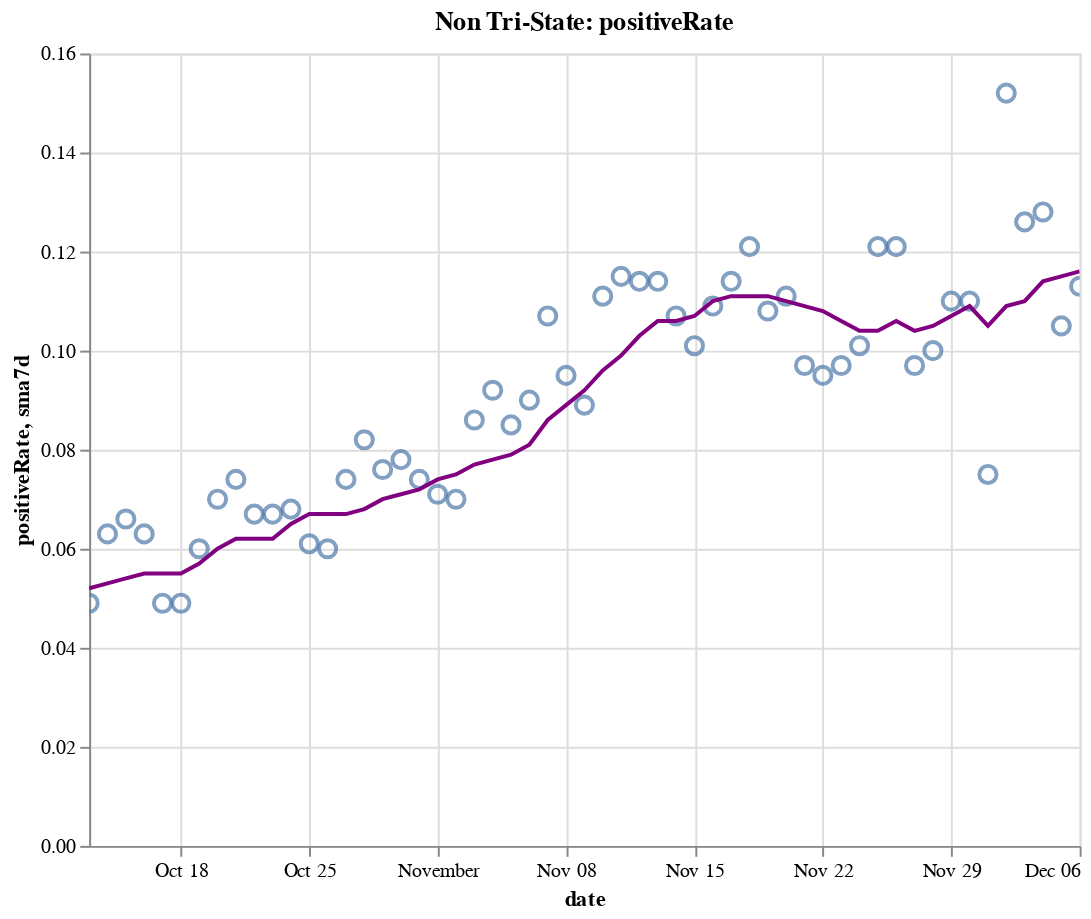

Here is the notebook cell this chart was saved with:
### Code cell
create_plot(non_tristate, 'positiveRate')

### Figure 1 — Vega-Lite specification as saved in the notebook (floating-point values rounded to 4 significant figures)
{"config": {"view": {"continuousWidth": 400, "continuousHeight": 300}}, "layer": [{"layer": [{"mark": {"type": "point", "size": 75}, "encoding": {"tooltip": [{"type": "temporal", "field": "date"}, {"type": "quantitative", "field": "positiveRate"}, {"type": "quantitative", "field": "sma7d"}], "x": {"type": "temporal", "field": "date"}, "y": {"type": "quantitative", "field": "positiveRate"}}, "selection": {"selector016": {"type": "interval", "bind": "scales", "encodings": ["x", "y"]}}}, {"mark": {"type": "line", "color": "purple"}, "encoding": {"x": {"type": "temporal", "field": "date"}, "y": {"type": "quantitative", "field": "sma7d"}}}]}, {"mark": {"type": "rule", "color": "#aaa"}, "encoding": {"x": {"type": "temporal", "field": "date"}}, "transform": [{"filter": {"selection": "selector015"}}]}, {"mark": "circle", "encoding": {"opacity": {"condition": {"value": 1, "selection": "selector015"}, "value": 0}, "tooltip": [{"type": "temporal", "field": "date"}, {"type": "quantitative", "field": "positiveRate"}, {"type": "quantitative", "field": "sma7d"}], "x": {"type": "temporal", "field": "date"}, "y": {"type": "quantitative", "field": "positiveRate"}}, "selection": {"selector015": {"type": "single", "encodings": ["x"], "on": "mouseover", "nearest": true, "empty": "none"}}}, {"mark": {"type": "text", "align": "left", "dx": 5, "dy": -5, "stroke": "white", "strokeWidth": 2}, "encoding": {"text": {"type": "quantitative", "field": "positiveRate"}, "tooltip": [{"type": "temporal", "field": "date"}, {"type": "quantitative", "field": "positiveRate"}, {"type": "quantitative", "field": "sma7d"}], "x": {"type": "temporal", "field": "date"}, "y": {"type": "quantitative", "field": "positiveRate"}}, "transform": [{"filter": {"selection": "selector015"}}]}, {"mark": {"type": "text", "align": "left", "dx": 5, "dy": -5}, "encoding": {"text": {"type": "quantitative", "field": "positiveRate"}, "tooltip": [{"type": "temporal", "field": "date"}, {"type": "quantitative", "field": "positiveRate"}, {"type": "quantitative", "field": "sma7d"}], "x": {"type": "temporal", "field": "date"}, "y": {"type": "quantitative", "field": "positiveRate"}}, "transform": [{"filter": {"selection": "selector015"}}]}], "data": {"name": "data-e9111c747d017ec457322fc83e358944"}, "height": 400, "title": "Non Tri-State: positiveRate", "width": 500, "$schema": "https://vega.github.io/schema/vega-lite/v4.8.1.json", "datasets": {"data-e9111c747d017ec457322fc83e358944": [{"date": "2020-10-13T00:00:00", "totalTestResultsIncrease": 938400.0, "positiveIncrease": 45890.0, "death": 161400.0, "deathIncrease": 679.0, "positiveRate": 0.049, "state": "Non Tri-State", "sma7d": 0.052}, {"date": "2020-10-14T00:00:00", "totalTestResultsIncrease": 860500.0, "positiveIncrease": 53780.0, "death": 162200.0, "deathIncrease": 787.0, "positiveRate": 0.063, "state": "Non Tri-State", "sma7d": 0.053}, {"date": "2020-10-15T00:00:00", "totalTestResultsIncrease": 926800.0, "positiveIncrease": 60800.0, "death": 163100.0, "deathIncrease": 908.0, "positiveRate": 0.066, "state": "Non Tri-State", "sma7d": 0.054}, {"date": "2020-10-16T00:00:00", "totalTestResultsIncrease": 1031000.0, "positiveIncrease": 64930.0, "death": 164000.0, "deathIncrease": 880.0, "positiveRate": 0.063, "state": "Non Tri-State", "sma7d": 0.055}, {"date": "2020-10-17T00:00:00", "totalTestResultsIncrease": 1104000.0, "positiveIncrease": 54610.0, "death": 164700.0, "deathIncrease": 762.0, "positiveRate": 0.049, "state": "Non Tri-State", "sma7d": 0.055}, {"date": "2020-10-18T00:00:00", "totalTestResultsIncrease": 921600.0, "positiveIncrease": 45620.0, "death": 165100.0, "deathIncrease": 388.0, "positiveRate": 0.049, "state": "Non Tri-State", "sma7d": 0.055}, {"date": "2020-10-19T00:00:00", "totalTestResultsIncrease": 900100.0, "positiveIncrease": 53730.0, "death": 165500.0, "deathIncrease": 426.0, "positiveRate": 0.06, "state": "Non Tri-State", "sma7d": 0.057}, {"date": "2020-10-20T00:00:00", "totalTestResultsIncrease": 829900.0, "positiveIncrease": 57930.0, "death": 166300.0, "deathIncrease": 806.0, "positiveRate": 0.07, "state": "Non Tri-State", "sma7d": 0.06}, {"date": "2020-10-21T00:00:00", "totalTestResultsIncrease": 772300.0, "positiveIncrease": 57490.0, "death": 167300.0, "deathIncrease": 986.0, "positiveRate": 0.074, "state": "Non Tri-State", "sma7d": 0.062}, {"date": "2020-10-22T00:00:00", "totalTestResultsIncrease": 1039000.0, "positiveIncrease": 69550.0, "death": 168400.0, "deathIncrease": 1091.0, "positiveRate": 0.067, "state": "Non Tri-State", "sma7d": 0.062}, {"date": "2020-10-23T00:00:00", "totalTestResultsIncrease": 1178000.0, "positiveIncrease": 78970.0, "death": 169300.0, "deathIncrease": 905.0, "positiveRate": 0.067, "state": "Non Tri-State", "sma7d": 0.062}, {"date": "2020-10-24T00:00:00", "totalTestResultsIncrease": 1165000.0, "positiveIncrease": 79320.0, "death": 170200.0, "deathIncrease": 869.0, "positiveRate": 0.068, "state": "Non Tri-State", "sma7d": 0.065}, {"date": "2020-10-25T00:00:00", "totalTestResultsIncrease": 1021000.0, "positiveIncrease": 62130.0, "death": 170600.0, "deathIncrease": 366.0, "positiveRate": 0.061, "state": "Non Tri-State", "sma7d": 0.067}, {"date": "2020-10-26T00:00:00", "totalTestResultsIncrease": 967400.0, "positiveIncrease": 58070.0, "death": 170900.0, "deathIncrease": 371.0, "positiveRate": 0.06, "state": "Non Tri-State", "sma7d": 0.067}, {"date": "2020-10-27T00:00:00", "totalTestResultsIncrease": 916900.0, "positiveIncrease": 67910.0, "death": 171800.0, "deathIncrease": 883.0, "positiveRate": 0.074, "state": "Non Tri-State", "sma7d": 0.067}, {"date": "2020-10-28T00:00:00", "totalTestResultsIncrease": 913400.0, "positiveIncrease": 74560.0, "death": 172800.0, "deathIncrease": 1002.0, "positiveRate": 0.082, "state": "Non Tri-State", "sma7d": 0.068}, {"date": "2020-10-29T00:00:00", "totalTestResultsIncrease": 1093000.0, "positiveIncrease": 83360.0, "death": 173800.0, "deathIncrease": 1005.0, "positiveRate": 0.076, "state": "Non Tri-State", "sma7d": 0.07}, {"date": "2020-10-30T00:00:00", "totalTestResultsIncrease": 1184000.0, "positiveIncrease": 92250.0, "death": 174700.0, "deathIncrease": 921.0, "positiveRate": 0.078, "state": "Non Tri-State", "sma7d": 0.071}, {"date": "2020-10-31T00:00:00", "totalTestResultsIncrease": 1172000.0, "positiveIncrease": 87170.0, "death": 175700.0, "deathIncrease": 949.0, "positiveRate": 0.074, "state": "Non Tri-State", "sma7d": 0.072}, {"date": "2020-11-01T00:00:00", "totalTestResultsIncrease": 977200.0, "positiveIncrease": 69850.0, "death": 176100.0, "deathIncrease": 374.0, "positiveRate": 0.071, "state": "Non Tri-State", "sma7d": 0.074}, {"date": "2020-11-02T00:00:00", "totalTestResultsIncrease": 1087000.0, "positiveIncrease": 76400.0, "death": 176500.0, "deathIncrease": 463.0, "positiveRate": 0.07, "state": "Non Tri-State", "sma7d": 0.075}, {"date": "2020-11-03T00:00:00", "totalTestResultsIncrease": 956000.0, "positiveIncrease": 82520.0, "death": 178000.0, "deathIncrease": 1481.0, "positiveRate": 0.086, "state": "Non Tri-State", "sma7d": 0.077}, {"date": "2020-11-04T00:00:00", "totalTestResultsIncrease": 1053000.0, "positiveIncrease": 97230.0, "death": 179100.0, "deathIncrease": 1068.0, "positiveRate": 0.092, "state": "Non Tri-State", "sma7d": 0.078}, {"date": "2020-11-05T00:00:00", "totalTestResultsIncrease": 1299000.0, "positiveIncrease": 109800.0, "death": 180200.0, "deathIncrease": 1099.0, "positiveRate": 0.085, "state": "Non Tri-State", "sma7d": 0.079}, {"date": "2020-11-06T00:00:00", "totalTestResultsIncrease": 1328000.0, "positiveIncrease": 119300.0, "death": 181300.0, "deathIncrease": 1127.0, "positiveRate": 0.09, "state": "Non Tri-State", "sma7d": 0.081}, {"date": "2020-11-07T00:00:00", "totalTestResultsIncrease": 1150000.0, "positiveIncrease": 122400.0, "death": 182400.0, "deathIncrease": 1092.0, "positiveRate": 0.107, "state": "Non Tri-State", "sma7d": 0.086}, {"date": "2020-11-08T00:00:00", "totalTestResultsIncrease": 1105000.0, "positiveIncrease": 104800.0, "death": 182900.0, "deathIncrease": 473.0, "positiveRate": 0.095, "state": "Non Tri-State", "sma7d": 0.089}, {"date": "2020-11-09T00:00:00", "totalTestResultsIncrease": 1243000.0, "positiveIncrease": 110900.0, "death": 183400.0, "deathIncrease": 513.0, "positiveRate": 0.089, "state": "Non Tri-State", "sma7d": 0.092}, {"date": "2020-11-10T00:00:00", "totalTestResultsIncrease": 1097000.0, "positiveIncrease": 121900.0, "death": 184700.0, "deathIncrease": 1298.0, "positiveRate": 0.111, "state": "Non Tri-State", "sma7d": 0.096}, {"date": "2020-11-11T00:00:00", "totalTestResultsIncrease": 1173000.0, "positiveIncrease": 135200.0, "death": 186200.0, "deathIncrease": 1518.0, "positiveRate": 0.115, "state": "Non Tri-State", "sma7d": 0.099}, {"date": "2020-11-12T00:00:00", "totalTestResultsIncrease": 1249000.0, "positiveIncrease": 142600.0, "death": 187300.0, "deathIncrease": 1061.0, "positiveRate": 0.114, "state": "Non Tri-State", "sma7d": 0.103}, {"date": "2020-11-13T00:00:00", "totalTestResultsIncrease": 1406000.0, "positiveIncrease": 160600.0, "death": 188500.0, "deathIncrease": 1206.0, "positiveRate": 0.114, "state": "Non Tri-State", "sma7d": 0.106}, {"date": "2020-11-14T00:00:00", "totalTestResultsIncrease": 1436000.0, "positiveIncrease": 153800.0, "death": 189700.0, "deathIncrease": 1281.0, "positiveRate": 0.107, "state": "Non Tri-State", "sma7d": 0.106}, {"date": "2020-11-15T00:00:00", "totalTestResultsIncrease": 1354000.0, "positiveIncrease": 136200.0, "death": 190400.0, "deathIncrease": 639.0, "positiveRate": 0.101, "state": "Non Tri-State", "sma7d": 0.107}, {"date": "2020-11-16T00:00:00", "totalTestResultsIncrease": 1273000.0, "positiveIncrease": 138500.0, "death": 190900.0, "deathIncrease": 557.0, "positiveRate": 0.109, "state": "Non Tri-State", "sma7d": 0.11}, {"date": "2020-11-17T00:00:00", "totalTestResultsIncrease": 1285000.0, "positiveIncrease": 145900.0, "death": 192400.0, "deathIncrease": 1475.0, "positiveRate": 0.114, "state": "Non Tri-State", "sma7d": 0.111}, {"date": "2020-11-18T00:00:00", "totalTestResultsIncrease": 1259000.0, "positiveIncrease": 152600.0, "death": 194200.0, "deathIncrease": 1778.0, "positiveRate": 0.121, "state": "Non Tri-State", "sma7d": 0.111}, {"date": "2020-11-19T00:00:00", "totalTestResultsIncrease": 1585000.0, "positiveIncrease": 171000.0, "death": 196100.0, "deathIncrease": 1880.0, "positiveRate": 0.108, "state": "Non Tri-State", "sma7d": 0.111}, {"date": "2020-11-20T00:00:00", "totalTestResultsIncrease": 1635000.0, "positiveIncrease": 181600.0, "death": 197900.0, "deathIncrease": 1803.0, "positiveRate": 0.111, "state": "Non Tri-State", "sma7d": 0.11}, {"date": "2020-11-21T00:00:00", "totalTestResultsIncrease": 1747000.0, "positiveIncrease": 169100.0, "death": 199300.0, "deathIncrease": 1444.0, "positiveRate": 0.097, "state": "Non Tri-State", "sma7d": 0.109}, {"date": "2020-11-22T00:00:00", "totalTestResultsIncrease": 1494000.0, "positiveIncrease": 141500.0, "death": 200200.0, "deathIncrease": 852.0, "positiveRate": 0.095, "state": "Non Tri-State", "sma7d": 0.108}, {"date": "2020-11-23T00:00:00", "totalTestResultsIncrease": 1404000.0, "positiveIncrease": 136200.0, "death": 201000.0, "deathIncrease": 868.0, "positiveRate": 0.097, "state": "Non Tri-State", "sma7d": 0.106}, {"date": "2020-11-24T00:00:00", "totalTestResultsIncrease": 1562000.0, "positiveIncrease": 157300.0, "death": 203000.0, "deathIncrease": 1958.0, "positiveRate": 0.101, "state": "Non Tri-State", "sma7d": 0.104}, {"date": "2020-11-25T00:00:00", "totalTestResultsIncrease": 1414000.0, "positiveIncrease": 171400.0, "death": 205100.0, "deathIncrease": 2136.0, "positiveRate": 0.121, "state": "Non Tri-State", "sma7d": 0.104}, {"date": "2020-11-26T00:00:00", "totalTestResultsIncrease": 948000.0, "positiveIncrease": 114900.0, "death": 206400.0, "deathIncrease": 1230.0, "positiveRate": 0.121, "state": "Non Tri-State", "sma7d": 0.106}, {"date": "2020-11-27T00:00:00", "totalTestResultsIncrease": 1831000.0, "positiveIncrease": 178000.0, "death": 207600.0, "deathIncrease": 1281.0, "positiveRate": 0.097, "state": "Non Tri-State", "sma7d": 0.104}, {"date": "2020-11-28T00:00:00", "totalTestResultsIncrease": 1450000.0, "positiveIncrease": 144700.0, "death": 208800.0, "deathIncrease": 1178.0, "positiveRate": 0.1, "state": "Non Tri-State", "sma7d": 0.105}, {"date": "2020-11-29T00:00:00", "totalTestResultsIncrease": 1129000.0, "positiveIncrease": 124700.0, "death": 209600.0, "deathIncrease": 732.0, "positiveRate": 0.11, "state": "Non Tri-State", "sma7d": 0.107}, {"date": "2020-11-30T00:00:00", "totalTestResultsIncrease": 1208000.0, "positiveIncrease": 132900.0, "death": 210600.0, "deathIncrease": 1005.0, "positiveRate": 0.11, "state": "Non Tri-State", "sma7d": 0.109}, {"date": "2020-12-01T00:00:00", "totalTestResultsIncrease": 2165000.0, "positiveIncrease": 163400.0, "death": 212800.0, "deathIncrease": 2294.0, "positiveRate": 0.075, "state": "Non Tri-State", "sma7d": 0.105}, {"date": "2020-12-02T00:00:00", "totalTestResultsIncrease": 1182000.0, "positiveIncrease": 179900.0, "death": 215400.0, "deathIncrease": 2547.0, "positiveRate": 0.152, "state": "Non Tri-State", "sma7d": 0.109}, {"date": "2020-12-03T00:00:00", "totalTestResultsIncrease": 1515000.0, "positiveIncrease": 190800.0, "death": 218000.0, "deathIncrease": 2556.0, "positiveRate": 0.126, "state": "Non Tri-State", "sma7d": 0.11}, {"date": "2020-12-04T00:00:00", "totalTestResultsIncrease": 1613000.0, "positiveIncrease": 206400.0, "death": 220400.0, "deathIncrease": 2420.0, "positiveRate": 0.128, "state": "Non Tri-State", "sma7d": 0.114}, {"date": "2020-12-05T00:00:00", "totalTestResultsIncrease": 1856000.0, "positiveIncrease": 195000.0, "death": 222700.0, "deathIncrease": 2322.0, "positiveRate": 0.105, "state": "Non Tri-State", "sma7d": 0.115}, {"date": "2020-12-06T00:00:00", "totalTestResultsIncrease": 1423000.0, "positiveIncrease": 161000.0, "death": 223800.0, "deathIncrease": 1063.0, "positiveRate": 0.113, "state": "Non Tri-State", "sma7d": 0.116}]}}
